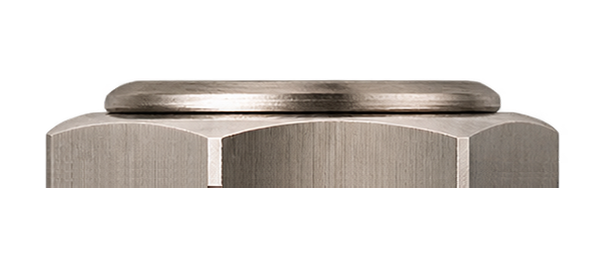
#> input picture assets/kit/jack_photo.png, 615 x 264 px; its folder holds 3 pictures in this run
$ python make_art.py
#> lines starting #> are read from the running program, lines starting #| are printed output that depends on the picture
### tools/photo_controls.py
"""
CHROMA (NINE HANDS | DSP, repris de Screamer / Darkbass) - commandes d'apres les photos fournies par l'utilisateur (nov. 2026) :
  assets/kit/knob_photo.png        potard noir en aluminium tourne (reflets coniques), repere blanc
  assets/kit/footswitch_photo.png  footswitch : ecrou hexagonal texture + bouton en metal tourne

Potard : le repere blanc de la photo est efface (interpolation angulaire a rayon constant, le long des stries
du metal tourne), pour que seul le repere dessine par le plugin tourne et que les reflets restent fixes.
Les deux sprites recoivent une ombre portee (vers le bas a droite) et une ombre de contact d'apres leur canal alpha
(lumiere en haut a gauche, comme le reste de la pedale).
"""
import os
import numpy as np, cv2
from PIL import Image

HERE = os.path.dirname(os.path.abspath(__file__))
KIT = os.path.join(os.path.dirname(HERE), 'assets', 'kit')

KNOB_C, KNOB_RPX = (437.0, 419.5), 350.0          # centre et rayon exterieur du potard dans la photo (px)
IND_R0, IND_R1, IND_W = 0.45, 0.97, 0.034          # repere de la photo : rayons debut / fin et demi-largeur (x rayon)
FS_C, FS_FLATS_PX, FS_BTN_PX = (626.5, 619.0), 720.0, 272.0   # footswitch : centre, distance entre plats, rayon du bouton (photo nov. 2026)


def _load(name):
#> called with name = 'jack_photo.png'
    return np.asarray(Image.open(os.path.join(KIT, name)).convert('RGBA')).astype(np.float32)


def _shift(a, dx, dy):
    return cv2.warpAffine(a, np.float32([[1, 0, dx], [0, 1, dy]]), (a.shape[1], a.shape[0]), borderValue=0)


# [81 lines left out: functions _place, _with_shadow, knob_clean, knob_sprite, footswitch_sprite, not called in this run]


# [8 lines that do not run on import are left out]


# ------------------------------------------------------------------ embase jack (photo fournie par l'utilisateur, nov. 2026)
# assets/kit/jack_photo.png : ecrou hexagonal + rondelle vus de profil, rondelle en haut ; le bord bas (coupe nette)
# est la face collee au boitier. Sur la pedale : IN a droite, OUT a gauche, rondelle vers l'exterieur.
JACK_BOX = (46, 558, 80, 188)                    # x0, x1, y0, y1 de l'objet dans la photo (px)

def jack_sprite(length_units, AS, side):
    """side = +1 (tranche droite, IN) ou -1 (tranche gauche, OUT). Renvoie (rgba float, largeur, hauteur en unites) ;
    le bord colle au boitier est a gauche (side +1) ou a droite (side -1) du sprite."""
    im = _load('jack_photo.png')
    x0, x1, y0, y1 = JACK_BOX
    crop = im[y0:y1, x0:x1]
    # rotation d'un quart de tour (jamais de miroir) : face boitier (bas de la photo) vers le boitier
    rot = np.rot90(crop, k=-1 if side > 0 else 1).copy()       # k=-1 : horaire (bas -> gauche) ; k=1 : anti-horaire (bas -> droite)
    h, w = rot.shape[:2]
#> h = 512; w = 108
    k = length_units * AS / h
#> k = 0.828
    n_w, n_h = max(1, int(round(w * k))), int(round(h * k))
#> n_w = 89; n_h = 424
    pm = rot.copy(); pm[..., :3] *= pm[..., 3:4] / 255.0
    small = cv2.resize(pm, (n_w, n_h), interpolation=cv2.INTER_AREA)
    a = np.clip(small[..., 3] / 255.0, 0, 1)
    rgb = np.where(a[..., None] > 1e-4, small[..., :3] / np.maximum(a, 1e-4)[..., None], 0)
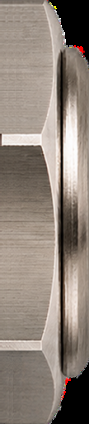
#> rgb: shape (424, 89, 3) float32; mean R, G, B 142.9, 131.4, 121.9; drawn with min black and max white
    # lumiere de la pedale (haut gauche) : le haut de l'ecrou un peu plus clair, le bas un peu plus sombre
    g = np.linspace(1.08, 0.86, n_h)[:, None, None]
    rgb = np.clip(rgb * g, 0, 255)
    return np.dstack([rgb, a * 255]).astype(np.float32), n_w / AS, n_h / AS


# ------------------------------------------------------------------ LED (photo fournie par l'utilisateur, nov. 2026)
# assets/kit/led_photo.png : LED rouge a lentille facettee dans une bague metal. On ne garde que la lentille
# (et son joint sombre), sans la bague metal, recoloree en bleu ; l'etat eteint garde les facettes, lentille sombre.
LED_C, LED_RPX = (623.0, 672.5), 316.0          # photo de la LED (lentille seule, nov. 2026)

# [44 lines left out: function led_sprites, not called in this run]

### tools/make_art.py
"""
CHROMA (NINE HANDS | DSP) - visuel v2 du plugin, entierement synthetise (pedale simple, 1235 x 1800 px).

- Boitier : peinture grise texturee « hammertone / ridee » comme la pedale d'origine (vermiculures en relief,
  points clairs, aretes usees qui laissent voir l'alu), arete arrondie, une seule lumiere en haut a gauche.
- Grand ecran (4/5 de la largeur du boitier) : cadre metal + verre sombre ; le contenu est dessine par le plugin.
- Pieces photo du kit NINE HANDS | DSP (assets/kit, photos fournies par l'utilisateur) : embases jack
  (OUT a gauche, IN a droite), LED rouge de bypass, footswitch.
- Textes (CHROMA, POLYPHONIC TUNER, INPUT / OUTPUT) et logo NINE HANDS | DSP : vectoriels, dessines par le plugin
  (ici seulement pour l'apercu, par Chromium).

Repere = pixels de l'image finale (1235 x 1800) ; calcul a 2 px par unite (2470 x 3600, « 4K »).
Sorties : background.png (1235 x 1800 RGBA), background@2x.png (2470 x 3600), led_on.png, glow_red.png,
fs_refl.png, Layout.h, tools/layout.json, design/preview.png (+ design/preview_4k_detail.png).
"""
import os, sys, math, json, subprocess, io, base64
import numpy as np, cv2
from PIL import Image

HERE = os.path.dirname(os.path.abspath(__file__))
ROOT = os.path.dirname(HERE)
sys.path.insert(0, HERE)
import photo_controls as PC

AS = 2
OW, OH = 1235, 1800
W, H = OW * AS, OH * AS
L = np.array([-0.46, -0.62, 0.64]); L /= np.linalg.norm(L)
V = np.array([0.0, 0.0, 1.0]); HV = (L + V) / np.linalg.norm(L + V)

# ------------------------------------------------------------------ geometrie (pixels de l'image finale)
JACK_LEN = 212.0
_j = PC.jack_sprite(JACK_LEN, AS, 1)
JACK_PROT = math.floor(_j[1] * AS) / AS
#> JACK_PROT = 44.5
PX0, PW = JACK_PROT, OW - 2 * JACK_PROT
#> PX0 = 44.5; PW = 1146
PY0, PH, PR = 0.0, float(OH), 62.0
CX = PX0 + PW / 2
#> CX = 617.5
TITLE_Y, SUB_Y = 0.0, 0.0                              # plus de titre (v2 : ecran maximal)
IO_X = 36.0                                           # centre des textes INPUT / OUTPUT depuis le bord du boitier
SX0 = PX0 + 34.0                                      # ecran sans cadre, le plus grand possible (plus de textes INPUT / OUTPUT)
#> SX0 = 78.5
SCREEN = (SX0, 40.0, OW - 2 * SX0, 1345.0)
#> SCREEN = (78.5, 40, 1078, 1345)
BEZEL = 0.0
GLASS = SCREEN
#> GLASS = (78.5, 40, 1078, 1345)
JACK_Y = 1110.0
LED = (CX, 1428.0); LED_LENS = 21.0
#> after `LED = (CX, 1428.0)`: LED = (617.5, 1428)
FS = (CX, 1590.0); FS_FLATS = 206.0
#> after `FS = (CX, 1590.0)`: FS = (617.5, 1590)
LOGO_C, LOGO_W = (CX, 1742.0), 380.0
#> LOGO_C = (617.5, 1742); LOGO_W = 380

YY, XX = np.mgrid[0:H, 0:W].astype(np.float32)
UX, UY = (XX + 0.5) / AS, (YY + 0.5) / AS

def rrect_sd(x, y, x0, y0, w, h, r):
#> called with x0 = 44.5, y0 = 0, w = 1146, h = 1800, r = 62
    cx, cy = x0 + w / 2, y0 + h / 2
#> cx = 617.5; cy = 900
    qx = np.abs(x - cx) - (w / 2 - r); qy = np.abs(y - cy) - (h / 2 - r)
    return np.hypot(np.maximum(qx, 0), np.maximum(qy, 0)) + np.minimum(np.maximum(qx, qy), 0) - r
#> returned value: shape (3600, 2470) float32

def noise(scale, seed):
    r = np.random.default_rng(seed)
    n = r.standard_normal((H // scale + 3, W // scale + 3)).astype(np.float32)
    return cv2.resize(n, (W + 3 * scale, H + 3 * scale), interpolation=cv2.INTER_CUBIC)[:H, :W]

def over(dst, rgba, x0, y0):
    h, w = rgba.shape[:2]
    X0, Y0 = int(round(x0)), int(round(y0))
    sx0, sy0 = max(0, -X0), max(0, -Y0)
    ex, ey = min(w, W - X0), min(h, H - Y0)
    a = rgba[sy0:ey, sx0:ex, 3:4] / 255.0
    reg = dst[Y0 + sy0:Y0 + ey, X0 + sx0:X0 + ex]
    dst[Y0 + sy0:Y0 + ey, X0 + sx0:X0 + ex] = reg * (1 - a) + rgba[sy0:ey, sx0:ex, :3] * a

print('boitier...')
sd = rrect_sd(UX, UY, PX0, PY0, PW, PH, PR)
body = np.clip(0.5 - sd * AS, 0, 1)

# ---- relief : arete arrondie + peinture ridee (vermiculures) comme la pedale d'origine
EDGE = 11.0
d_in = np.clip(-sd, 0, None)
hgt = np.where(d_in < EDGE, np.sqrt(np.clip(EDGE ** 2 - (EDGE - d_in) ** 2, 0, None)), EDGE).astype(np.float32)
n1 = cv2.GaussianBlur(noise(9, 1), (0, 0), 4.0)
n2 = cv2.GaussianBlur(noise(16, 2), (0, 0), 7.0)
n3 = cv2.GaussianBlur(noise(4, 12), (0, 0), 2.0)
s1, s2, s3 = n1.std(), n2.std(), n3.std()
ridge = 0.75 * np.exp(-(n1 / (0.16 * s1)) ** 2) + 0.55 * np.exp(-(n2 / (0.14 * s2)) ** 2) + 0.25 * np.exp(-(n3 / (0.2 * s3)) ** 2)
ridge = cv2.GaussianBlur(ridge.astype(np.float32), (0, 0), 1.0)
FINISH = os.environ.get('CHROMA_FINISH', 'wrinkle')   # wrinkle (origine) | satin_black | gloss_white
wrink = ridge * 1.1 * np.clip((d_in - EDGE + 2) / 4, 0, 1)          # pas de vermiculures sur l'arete
if FINISH != 'wrinkle': wrink = wrink * 0.0
H_all = hgt + wrink
gy, gx = np.gradient(H_all, 1.0 / AS)
nrm = np.dstack([-gx, -gy, np.ones_like(H_all)]); nrm /= np.linalg.norm(nrm, axis=2, keepdims=True)
ndl = np.clip(nrm @ L, 0, 1); ndh = np.clip(nrm @ HV, 0, 1)
#> after `ndh = np.clip(nrm @ HV, 0, 1)`:
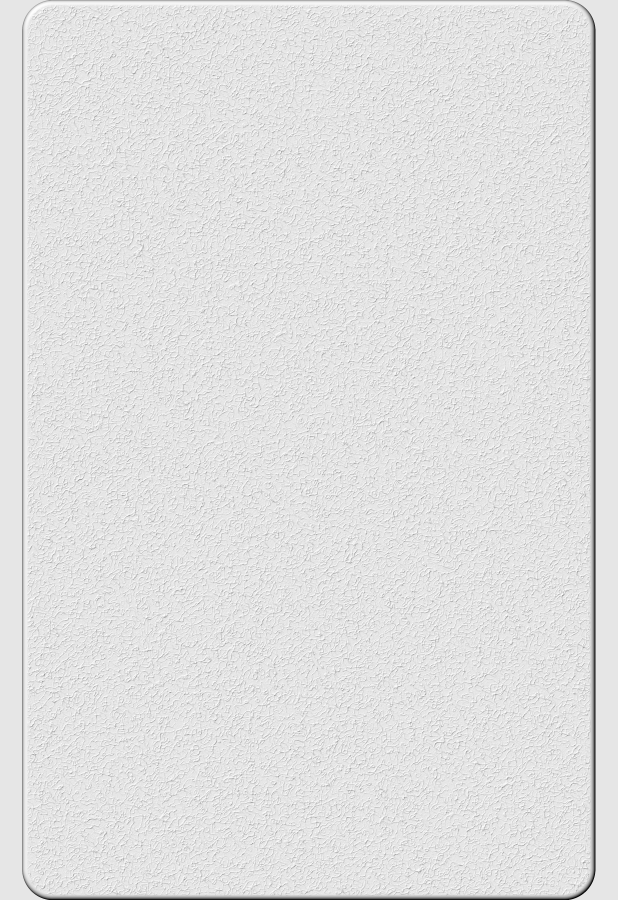
#> ndh: shape (3600, 2470) float64 (shown at 1/4 size); min 0, max 1, mean 0.883
paint = np.array([34.0, 34.5, 33.0])
encl = paint * (0.55 + 0.75 * ndl)[..., None] + (26 * ndh ** 30 + 9 * ndh ** 5)[..., None]
# lumiere d'ensemble : un peu plus claire en haut a gauche, comme sur la photo d'origine
glob = 1.0 + 0.16 * np.exp(-(((UX - 250) / 700) ** 2 + ((UY - 300) / 900) ** 2)) - 0.10 * np.clip((UY - 1100) / 700, 0, 1)
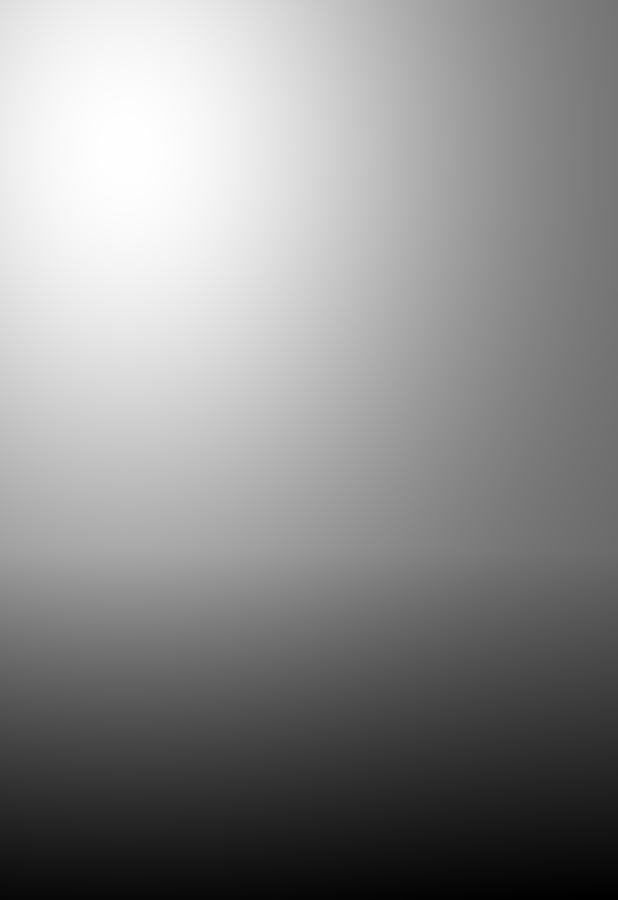
#> glob: shape (3600, 2470) float32 (shown at 1/4 size); min 0.901, max 1.16, mean 1.04; drawn with min black and max white
encl *= glob[..., None]
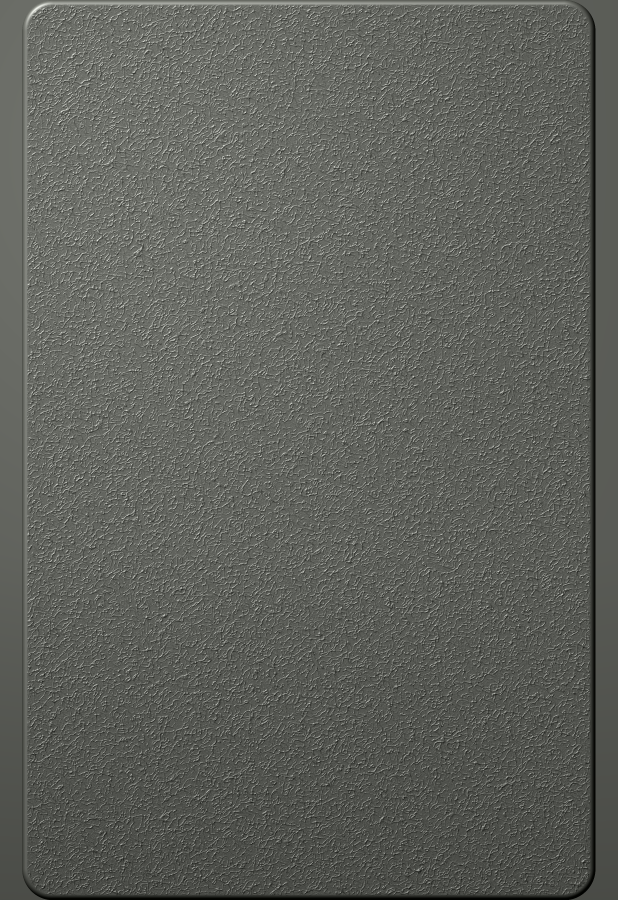
#> encl: shape (3600, 2470, 3) float64 (shown at 1/4 size); mean of channels 0, 1, 2 44, 44.5, 42.9; drawn with min black and max white
# points clairs (poussiere de peinture) et grain fin
rng = np.random.default_rng(7)
spk = (rng.random((H, W)) > 0.99992).astype(np.float32)
spk = cv2.GaussianBlur(spk, (0, 0), 0.8) * 6.0
encl += (np.clip(spk, 0, 1) * 80)[..., None]
encl += (rng.standard_normal((H, W)).astype(np.float32) * 2.2)[..., None]
# usure des aretes : l'alu apparait par endroits sur l'arete arrondie
wear_n = cv2.GaussianBlur(noise(2, 9), (0, 0), 0.8) + 0.7 * noise(24, 10)
edge_zone = np.clip(1 - np.abs(d_in - EDGE * 0.45) / (EDGE * 0.7), 0, 1)
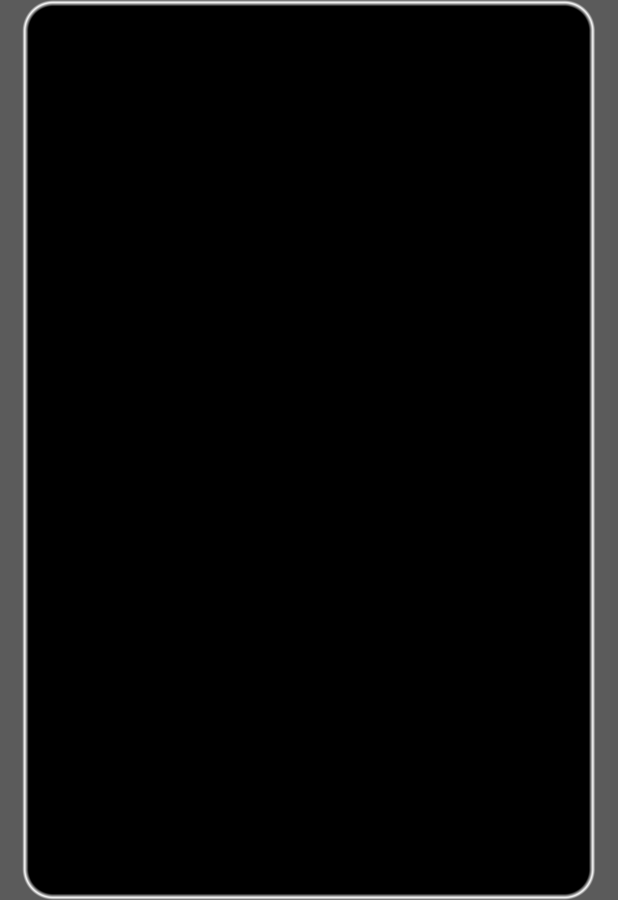
#> edge_zone: shape (3600, 2470) float32 (shown at 1/4 size); min 0, max 1, mean 0.0449
wear = np.clip((wear_n - 1.55) * 3.0, 0, 1) * edge_zone
metal = (120 + 70 * ndl + 40 * ndh ** 8)[..., None] * np.array([1.0, 1.0, 0.98])
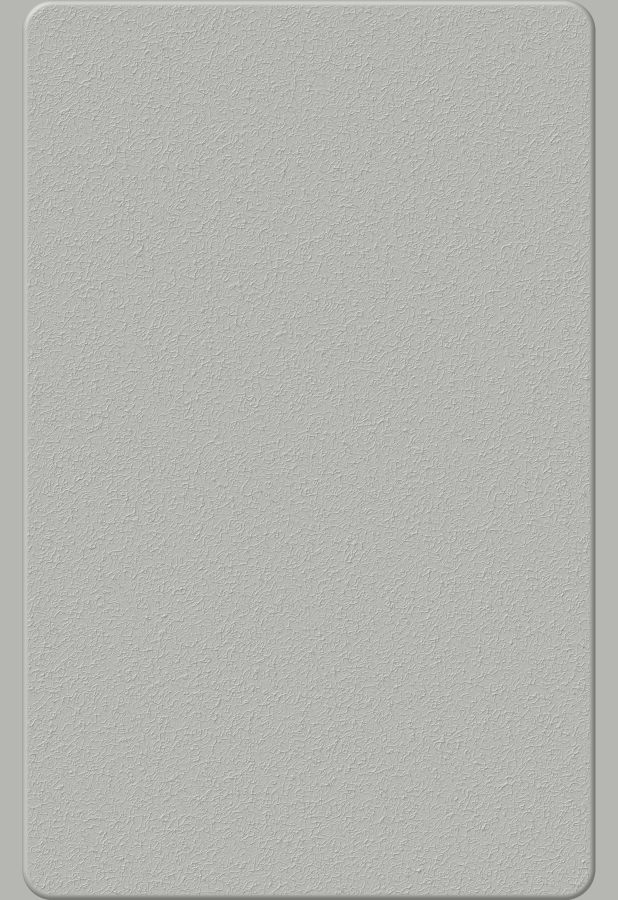
#> metal: shape (3600, 2470, 3) float64 (shown at 1/4 size); mean of channels 0, 1, 2 180.8, 180.8, 177.2; drawn as R, G, B
encl = encl * (1 - wear[..., None]) + metal * wear[..., None]
if FINISH == 'satin_black':
    # peinture noire satinee : lisse, grain tres fin, reflet large et doux, flaque de lumiere diffuse en haut a gauche
    base = np.array([15.0, 15.5, 16.5])
    pool = np.exp(-(((UX - 330) / 300) ** 2 + ((UY - 1530) / 170) ** 2)) * 0.9 + 0.5 * np.exp(-(((UX - 40) / 60) ** 2 + ((UY - 500) / 700) ** 2))
    encl = base * (0.65 + 0.55 * ndl)[..., None] + (30 * ndh ** 10 + 70 * ndh ** 60)[..., None] * np.array([0.95, 0.97, 1.0])
    encl += (30 * pool)[..., None] * np.array([0.95, 0.97, 1.0])
    encl += (cv2.GaussianBlur(np.random.default_rng(31).standard_normal((H, W)).astype(np.float32), (0, 0), 0.7) * 2.4 * (0.5 + pool))[..., None]
    encl *= (1.0 - 0.12 * np.clip((UX - 700) / 500, 0, 1))[..., None]
elif FINISH == 'gloss_white':
    # laque blanche brillante : base claire, reflet net de la source (boite a lumiere en haut a gauche) sur la surface,
    # degrade d'environnement, arete arrondie qui accroche la lumiere
    base = np.array([226.0, 226.0, 222.0])
    shade = 0.72 + 0.30 * ndl
    env = 1.04 - 0.10 * np.clip((UX - 200) / 1000, 0, 1) - 0.06 * np.clip((UY - 1400) / 400, 0, 1)
    encl = base * (shade * env)[..., None]
    # reflet de la source : rectangle arrondi flou (softbox) incline, coeur presque blanc
    rx, ry = (UX - 300) / 190, (UY - 1530) / 95
    c, s_ = math.cos(-0.5), math.sin(-0.5)
    qx, qy = rx * c - ry * s_, rx * s_ + ry * c
    box = np.clip(1.2 - np.maximum(np.abs(qx) ** 4 + np.abs(qy) ** 4, 0) ** 0.25, 0, 1)
    box = cv2.GaussianBlur(box.astype(np.float32), (0, 0), 6 * AS)
    encl += (box * 34)[..., None] * np.array([1.0, 1.0, 1.0])
    strip = np.exp(-(((UX - 28) / 16) ** 2)) * np.exp(-(((UY - 700) / 650) ** 2))
    encl += (strip * 26)[..., None]
    encl += (255 * ndh ** 220 + 60 * ndh ** 30)[..., None]                   # reflet net sur l'arete
    encl += (np.random.default_rng(33).standard_normal((H, W)).astype(np.float32) * 0.9)[..., None]
img = encl * body[..., None]
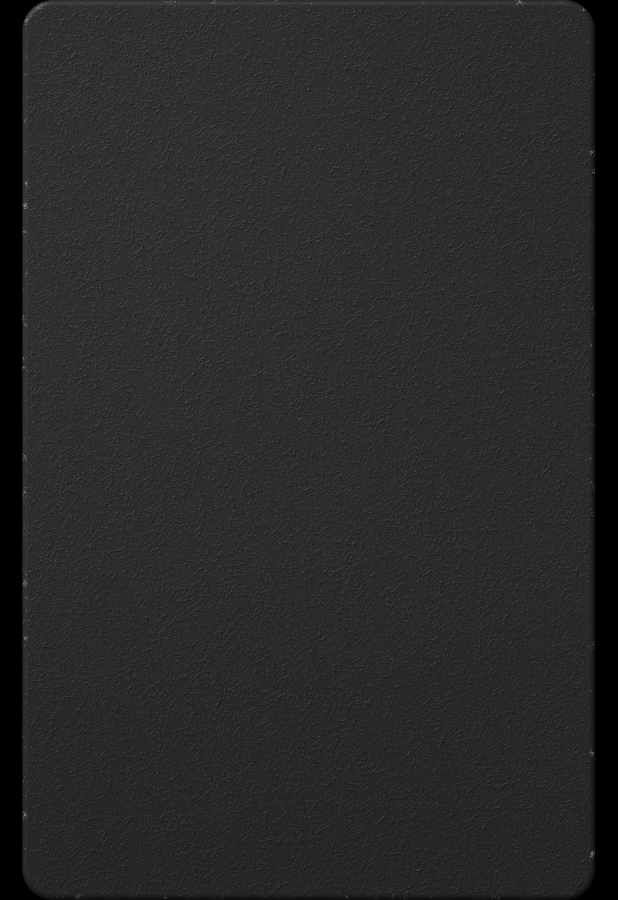
#> img: shape (3600, 2470, 3) float64 (shown at 1/4 size); mean of channels 0, 1, 2 40.9, 41.4, 39.9; drawn as R, G, B

# ---- ecran : cadre metal brosse + verre sombre en creux
print('ecran...')
sx, sy, sw, sh = SCREEN
#> sx = 78.5; sy = 40; sw = 1078; sh = 1345
sd_o = rrect_sd(UX, UY, sx, sy, sw, sh, 26.0)
#> (the run stopped early here; a loop or call above may not have finished)
